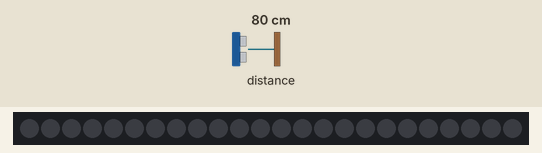
Recording of a program running on a simulated CircuitPython board. On the bench: 24 RGB LEDs in strip order, left to right. The inputs (shaded band) are chosen by the test bench; at power-on: distance to the obstacle 80 cm. Dim RGB values are drawn brighter than linear.

Above: at 1.2 s.
1.3 s: distance to the obstacle set to 2 cm
At 1.6 s:
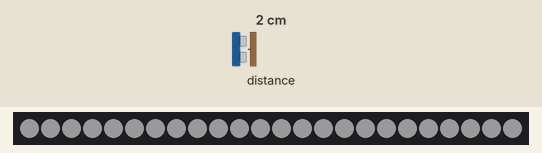
2.8 s: distance to the obstacle set to 35 cm
At 3.9 s:
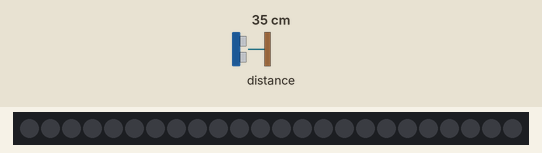
4.3 s: distance to the obstacle set to 4 cm
At 5.1 s:
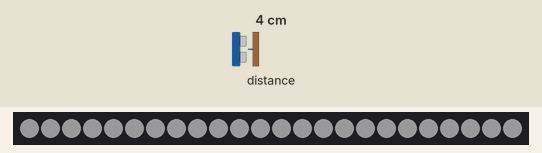
Timing chart, 0 to 7.3 s (numbered marks = the images above; inputs shaded):
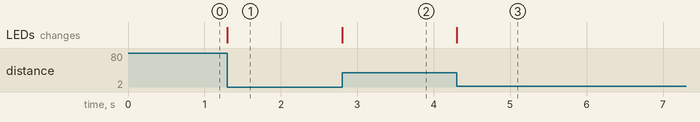

Measured:
- after the input at 1.3 s, the LEDs: change at once (image 1)
- after the input at 2.8 s, the LEDs: change at once (image 2)
- after the input at 4.3 s, the LEDs: change at once (image 3)

The program:

LED_ring_responds_to_ToF.py
```python
import board
import busio
import adafruit_vl53l0x
import neopixel

i2c = busio.I2C(board.SCL, board.SDA)
sensor1 = adafruit_vl53l0x.VL53L0X(i2c)

pixel_pin = board.A2
num_pixels = 24

pixels = neopixel.NeoPixel(pixel_pin, num_pixels, brightness = 0.1, auto_write = False)

while True:
    if sensor1.range < 300:
        pixels.fill((255, 255, 255))
        pixels.show()
    if sensor1.range > 300:
        pixels.fill((0, 0, 0))
        pixels.show()
```
